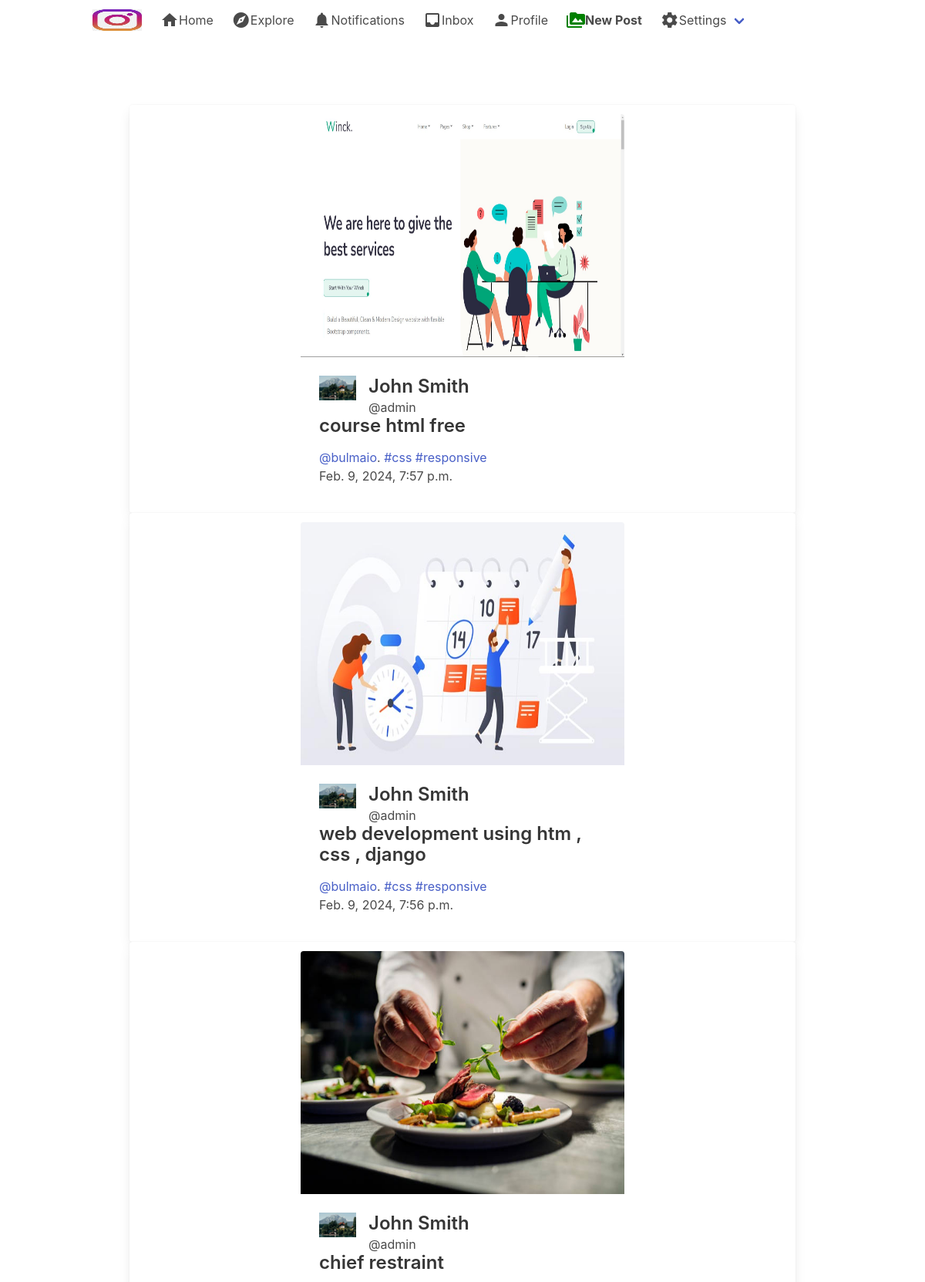
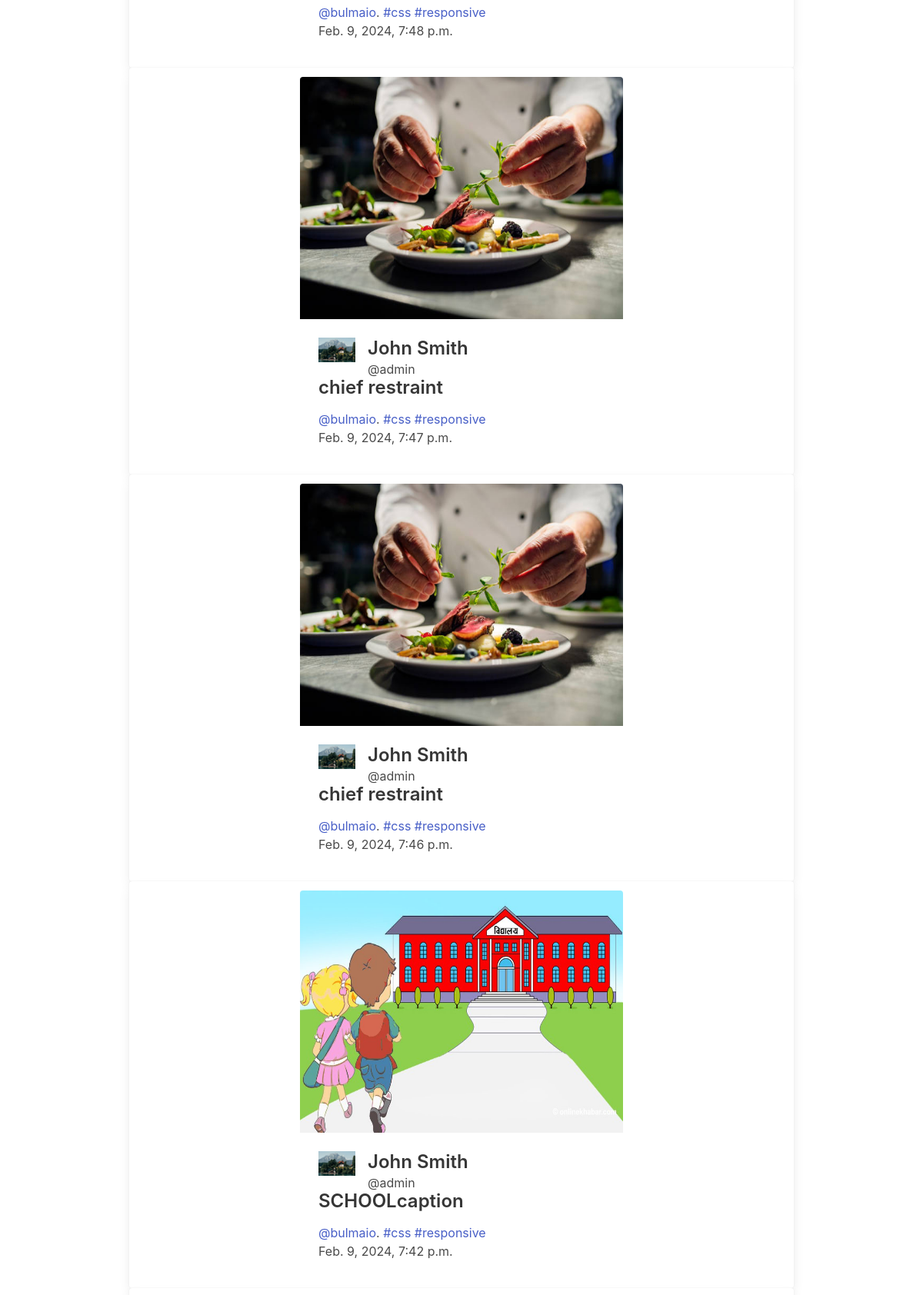
The app's page / (signed in, upper part) with its own data (2 pictures, top to bottom).
### posts/models.py (models this page shows, shortened)
class Post(models.Model):
    id = models.UUIDField(primary_key=True, default=uuid.uuid4, editable=False)
    picture = models.ImageField(upload_to=user_directory_path, verbose_name='Picture', null=False)
    caption = models.TextField(max_length=1500, verbose_name='Caption')
    posted = models.DateTimeField(auto_now_add=True)
    tags = models.ManyToManyField(Tag, related_name='tags')
    user = models.ForeignKey(User, on_delete=models.CASCADE)
    likes = models.IntegerField(default=0)  # Added a default value for likes

### posts/views.py (the view)
# urls.py: path('',index, name='index'),
@login_required
def index(request):
    user = request.user
    post_items = Post.objects.all().order_by('-posted')
    context = {'post_items': post_items}
    return render(request, 'index.html', context)

### posts/templates/index.html
{% extends 'base.html' %}
{% load static %}
{% block content %}
    <div class="section">
        <div class="container">
            {% for post in post_items %}
                <div class="card">
                    <div class="columns is-mobile is-centered">
                        <div class="column is-half">
                            <div class="card-image">
                                <figure class="image is-4by3">
                                <a href="{% url 'post_detail' post.id %}">
                                    <img src="{{post.picture.url}}" alt="Placeholder image">
                                </figure>
                            </div>
                            <div class="card-content">
                                <div class="media">
                                    <div class="media-left">
                                        <figure class="image is-48x48">
                                            <img src="{% static 'images/pexels-matic-absec-2710052.jpg' %}" alt="Placeholder image">
                                        </figure>
                                    </div>
                                    <div class="media-content">
                                        <p class="title is-4">John Smith</p>
                                        <p class="subtitle is-6">@{{post.user.username}}</p>
                                    </div>
                                </div>
                                <div class="content">
                                    <h3>{{post.caption}}</h3>
                                    <a>@bulmaio</a>.
                                    <a href="#">#css</a> <a href="#">#responsive</a>
                                    <br>
                                    <time datetime="2016-1-1">{{post.posted}}</time>
                                </div>
                            </div>
                        </div>
                    </div>
                </div>
                <br>
            {% endfor %}
        </div>
    </div>
{% endblock %}

### templates/base.html (shortened to what this page needs)
{% load static%}
<!DOCTYPE html>
<html>
<head>
    <link rel="stylesheet" href="https://cdn.jsdelivr.net/npm/bulma@0.9.4/css/bulma.min.css">
</head>
<body>
<div class="container">
        <nav class="navbar" role="navigation" aria-label="main navigation">
            <div class="navbar-brand">
                <a class="navbar-item" href="/">
                    <img src="{% static 'images/logo.png' %}" width="64" height="64">
                </a>
            </div>
            <div id="navbarBasicExample" class="navbar-menu">
                <div class="navbar-start">
                    <a class="navbar-item" href="/">
                        <i class="material-icons">home</i>
                        Home
                    </a>
                    <a class="navbar-item">
                        <i class="material-icons">explore</i>
                        Explore
                    </a>
                    <a class="navbar-item">
                        <i class="material-icons">notifications</i>
                        Notifications
                    </a>
                    <a class="navbar-item">
                        <i class="material-icons">inbox</i>
                        Inbox
                    </a>
                    <a class="navbar-item" href="user/profile/{{user.username}}">
                        <i class="material-icons">person</i>
                        Profile
                    </a>
                    <a class="navbar-item" href='/new_post'>
                        <i style="color:green;" class="material-icons">perm_media</i>
                        <strong>New Post</strong>
                    </a>
                    <div class="navbar-item has-dropdown is-hoverable">
                        <a class="navbar-link">
                            <i class="material-icons">settings</i>
                            Settings
                        </a>
                    </div>
                </div>
            </div>
    </div>
    <div class="section">
        <div class="container">
    {% block content %}
    {% endblock %}
        </div>
    </div>
</body>
</html>

### records on screen
Post: picture (picture), user.username "admin", caption "course html free", posted "Feb. 9, 2024, 7:57 p.m."
Post: picture (picture), user.username "admin", caption "web development using htm , css , django", posted "Feb. 9, 2024, 7:56 p.m."
Post: picture (picture), user.username "admin", caption "chief restraint", posted "Feb. 9, 2024, 7:48 p.m."
Post: picture (picture), user.username "admin", caption "chief restraint", posted "Feb. 9, 2024, 7:47 p.m."
Post: picture (picture), user.username "admin", caption "chief restraint", posted "Feb. 9, 2024, 7:46 p.m."
Post: picture (picture), user.username "admin", caption "SCHOOLcaption", posted "Feb. 9, 2024, 7:42 p.m."
